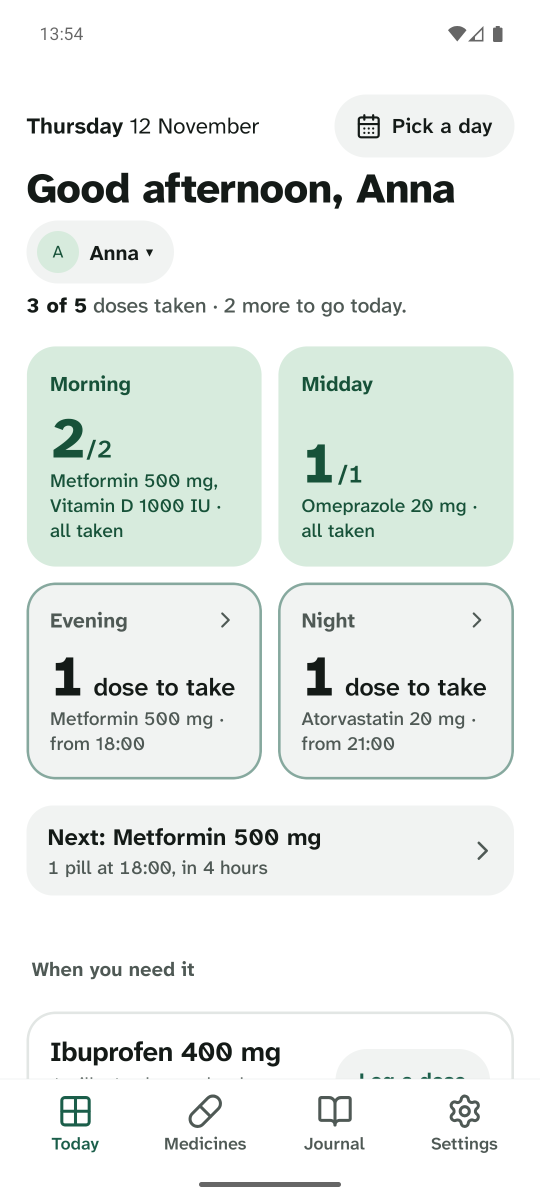
#> input picture fastlane/screenshots-raw/en-US/01-today.png, 1080 x 2400 px (shown at 1/2 size); its folder holds only this picture in this run
$ python generate-store-screenshots.py ../fastlane/screenshots-raw/en-US out
#> lines starting #> are read from the running program, lines starting #| are printed output that depends on the picture; after the words box and inside, x2 and y2 are one past the last pixel; in counts of white or black regions, pixels touching at a corner belong together
#!/usr/bin/env python3
"""
Framed Google Play phone screenshots for MyMedSchedule.

Takes raw portrait device screenshots (NN-name.png) and writes 1080x1920 (9:16) store images:
a flat brand-green canvas, a big white left-aligned caption (Atkinson Hyperlegible Next 800, at
most two lines) and the screenshot below it with rounded corners. No shadows, gradients or
device chrome (docs/DESIGN.md).

    python3 scripts/generate-store-screenshots.py \
        fastlane/screenshots-raw/en-US \
        fastlane/metadata/android/en-US/images/phoneScreenshots

Captions are matched by file name (NN-name.png); a raw file without a caption is skipped with a
warning. Add other locales by passing --locale and extending CAPTIONS.
"""
from __future__ import annotations

import argparse
import sys
from pathlib import Path

from PIL import Image, ImageDraw, ImageFont

ROOT = Path(__file__).resolve().parent.parent
FONT_800 = (
    ROOT
    / "node_modules/@expo-google-fonts/atkinson-hyperlegible-next"
    / "800ExtraBold/AtkinsonHyperlegibleNext_800ExtraBold.ttf"
)

GREEN = (0x1B, 0x5E, 0x4A)  # lib/theme.ts accent
WHITE = (0xFF, 0xFF, 0xFF)

W, H = 1080, 1920
MARGIN = 80  # left/right margin for the caption
CAPTION_TOP = 96
CAPTION_SIZE = 72
LINE_GAP = 1.12  # line height as a multiple of the font size
SHOT_GAP = 64  # caption block -> screenshot
BOTTOM = 72  # screenshot -> bottom edge
RADIUS = 40  # corner radius of the screenshot, in output pixels

CAPTIONS = {
    "en-US": {
        "01-today": "Your day in one pill box",
        "02-medicine-detail": "Everything about a medicine, at a glance",
        "03-schedules": "Schedules that fit real life",
        "04-journal": "See what you took",
        "05-family": "Look after the whole family",
        "06-reminder": "Take, snooze or skip from the reminder",
        "07-privacy": "Your data stays on your phone",
        "08-languages": "In English, Nederlands or Türkçe",
    },
}


# Optional crop box (left, top, right, bottom) in raw pixels. Keyed by file stem; applies to every
# locale. The reminder shot keeps just the notification card, edge to edge (no status bar or quick
# settings tiles above it, no empty shade below); the rounded mask stands in for its own corners.
CROPS = {
    "06-reminder": (42, 578, 1038, 983),
}

# A cropped shot wider than tall (the notification card) is shown wider than a full screen (smaller
# side margin) and sits a little above the middle of the space under the caption, so it doesn't
# look tiny or stuck to the caption.
WIDE_MARGIN = 40
WIDE_OPTICAL_CENTRE = 0.42  # share of the free space above the shot
WIDE_RADIUS = 76  # matches the notification card's own corners


def wrap(text: str, font: ImageFont.FreeTypeFont, max_w: int) -> list[str]:
    lines: list[str] = []
    for word in text.split():
        if lines and font.getlength(f"{lines[-1]} {word}") <= max_w:
            lines[-1] = f"{lines[-1]} {word}"
        else:
            lines.append(word)
    return lines


def caption_font(text: str, max_w: int) -> tuple[ImageFont.FreeTypeFont, list[str]]:
    """Largest size <= CAPTION_SIZE that fits in two lines."""
    size = CAPTION_SIZE
    while True:
        font = ImageFont.truetype(str(FONT_800), size)
        lines = wrap(text, font, max_w)
        if (len(lines) <= 2 and all(font.getlength(l) <= max_w for l in lines)) or size <= 40:
            return font, lines
        size -= 2


def rounded(img: Image.Image, radius: int) -> Image.Image:
    """Apply an anti-aliased rounded-corner alpha mask (4x supersampled)."""
    s = 4
    mask = Image.new("L", (img.width * s, img.height * s), 0)
    ImageDraw.Draw(mask).rounded_rectangle(
        (0, 0, mask.width - 1, mask.height - 1), radius=radius * s, fill=255
    )
    mask = mask.resize(img.size, Image.LANCZOS)
    out = img.convert("RGBA")
    out.putalpha(mask)
    return out


def frame(raw: Path, caption: str) -> Image.Image:
#> called with caption = 'Your day in one pill box'
    canvas = Image.new("RGB", (W, H), GREEN)
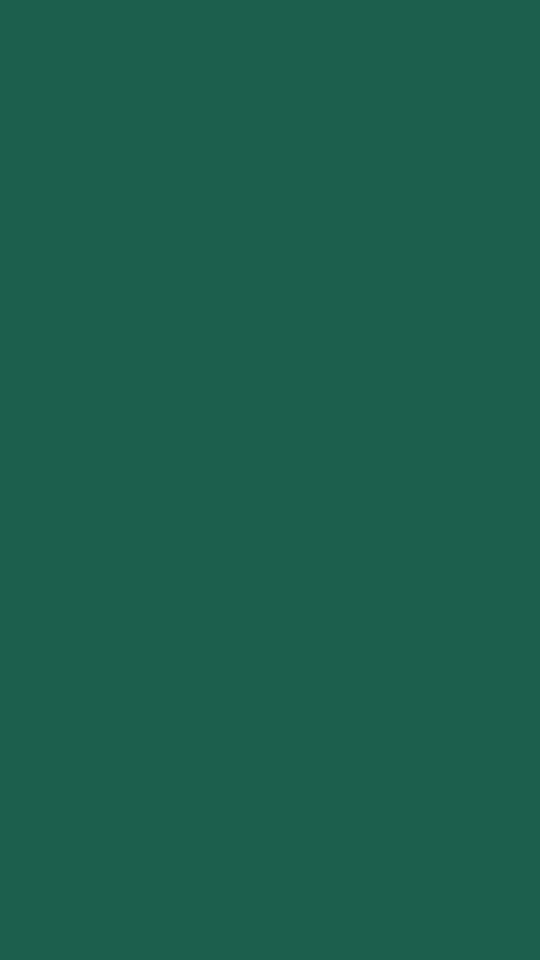
#> canvas: PIL image 1080x1920 RGB (shown at 1/2 size); mean R, G, B 27, 94, 74
    d = ImageDraw.Draw(canvas)

    # Caption: always reserve two lines so every screenshot sits at the same height.
    font, lines = caption_font(caption, W - 2 * MARGIN)
    line_h = round(CAPTION_SIZE * LINE_GAP)
    first_baseline = CAPTION_TOP + round(CAPTION_SIZE * 0.75)  # ~cap height of the full size
    for i, line in enumerate(lines):
        d.text((MARGIN, first_baseline + i * line_h), line, font=font, fill=WHITE, anchor="ls")
    caption_bottom = CAPTION_TOP + 2 * line_h

    shot = Image.open(raw).convert("RGB")
#> shot is the input picture: PIL image 1080x2400 RGB; mean R, G, B 234.9, 239.5, 236.7
    crop = CROPS.get(raw.stem)
    if crop:
        shot = shot.crop(crop)
    top = caption_bottom + SHOT_GAP
    max_h = H - BOTTOM - top
    wide = shot.width > shot.height
#> wide = False
    max_w = W - 2 * (WIDE_MARGIN if wide else MARGIN)
#> max_w = 920
    scale = min(max_h / shot.height, max_w / shot.width)
#> scale = 0.636
    size = (round(shot.width * scale), round(shot.height * scale))
#> size = (687, 1526)
    if wide:
        top += round((max_h - size[1]) * WIDE_OPTICAL_CENTRE)
    shot = rounded(shot.resize(size, Image.LANCZOS), WIDE_RADIUS if wide else RADIUS)
#> in rounded, `mask = Image.new("L", (img.width * s, img.height * s), 0)`: mask: PIL image 2748x6104 L; every value is 0
#> in rounded, `ImageDraw.Draw(mask).rounded_rectangle( (0, 0, mask.width - 1, mask.he..`:
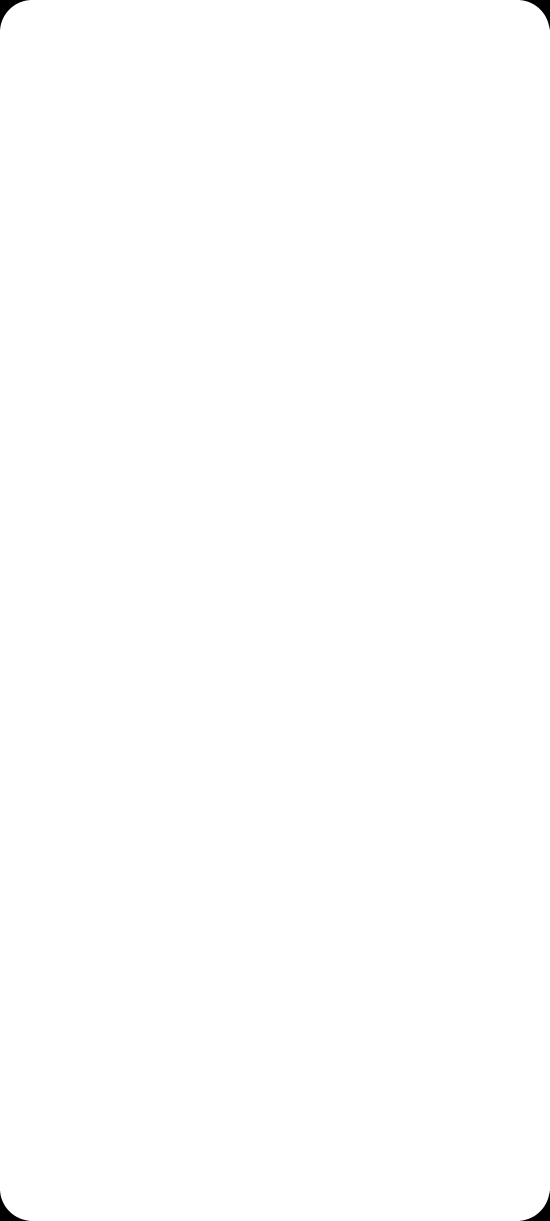
#> mask: PIL image 2748x6104 L (shown at 1/5 size); 99.9% white; 4 black regions, box (x1, y1, x2, y2) and area: (0, 0, 148, 148) 5541, (2600, 0, 2748, 148) 5541, (0, 5956, 148, 6104) 5541, (2600, 5956, 2748, 6104) 5541
#> in rounded, `out = img.convert("RGBA")`:
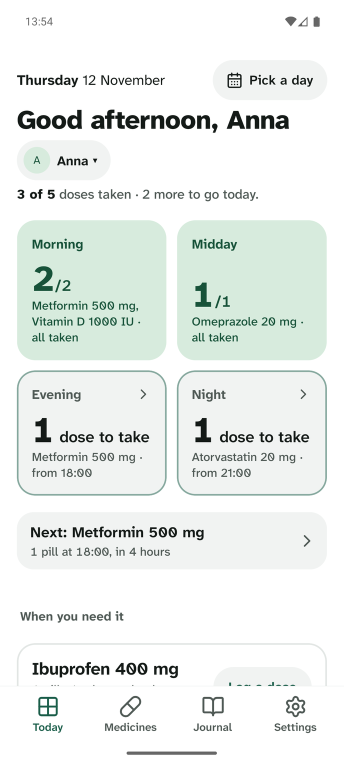
#> out: PIL image 687x1526 RGBA (shown at 1/2 size); mean R, G, B, A 234.8, 239.4, 236.6, 255
    canvas.paste(shot, ((W - size[0]) // 2, top), shot)
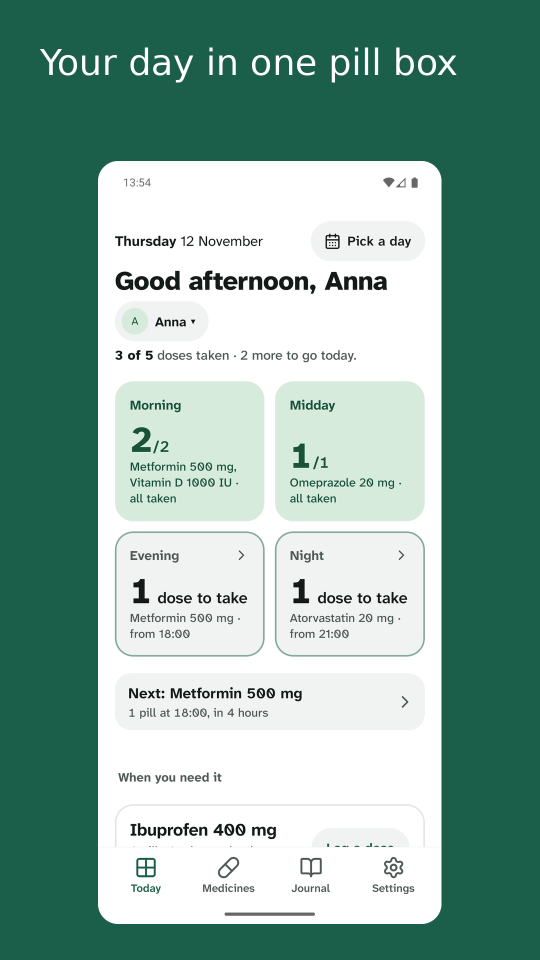
#> canvas: PIL image 1080x1920 RGB (shown at 1/2 size); mean R, G, B 133.1, 168.2, 157
    return canvas


def main() -> int:
    ap = argparse.ArgumentParser(description=__doc__, formatter_class=argparse.RawDescriptionHelpFormatter)
    ap.add_argument("raw_dir", type=Path)
    ap.add_argument("out_dir", type=Path)
    ap.add_argument("--locale", default="en-US", choices=sorted(CAPTIONS))
    args = ap.parse_args()

    captions = CAPTIONS[args.locale]
    args.out_dir.mkdir(parents=True, exist_ok=True)
    raws = sorted(args.raw_dir.glob("*.png"))
    if not raws:
        print(f"No PNGs in {args.raw_dir}", file=sys.stderr)
        return 1
    for raw in raws:
        caption = captions.get(raw.stem)
        if caption is None:
            print(f"skip {raw.name}: no caption for '{raw.stem}'", file=sys.stderr)
            continue
        out = args.out_dir / raw.name
        frame(raw, caption).save(out, "PNG", optimize=True)
        print(out)
    return 0


if __name__ == "__main__":
    sys.exit(main())
#> (the program exits here)

$ run again, on fastlane/screenshots-raw/en-US/02-medicine-detail.png
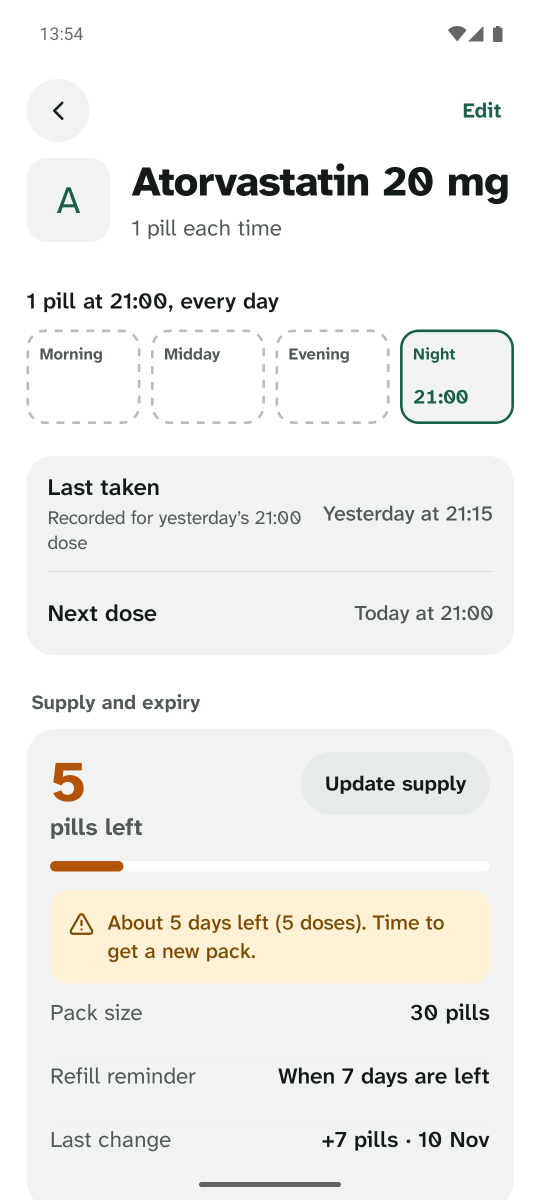
#> input picture fastlane/screenshots-raw/en-US/02-medicine-detail.png, 1080 x 2400 px (shown at 1/2 size)
#> in frame, shot is the input picture: PIL image 1080x2400 RGB; mean R, G, B 240.8, 240.9, 238.2
#> in rounded, `out = img.convert("RGBA")`:
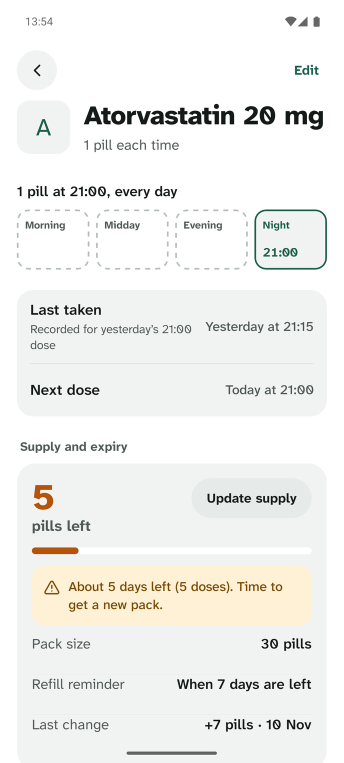
#> out: PIL image 687x1526 RGBA (shown at 1/2 size); mean R, G, B, A 240.7, 240.8, 238.2, 255
#> in frame, `canvas.paste(shot, ((W - size[0]) // 2, top), shot)`:
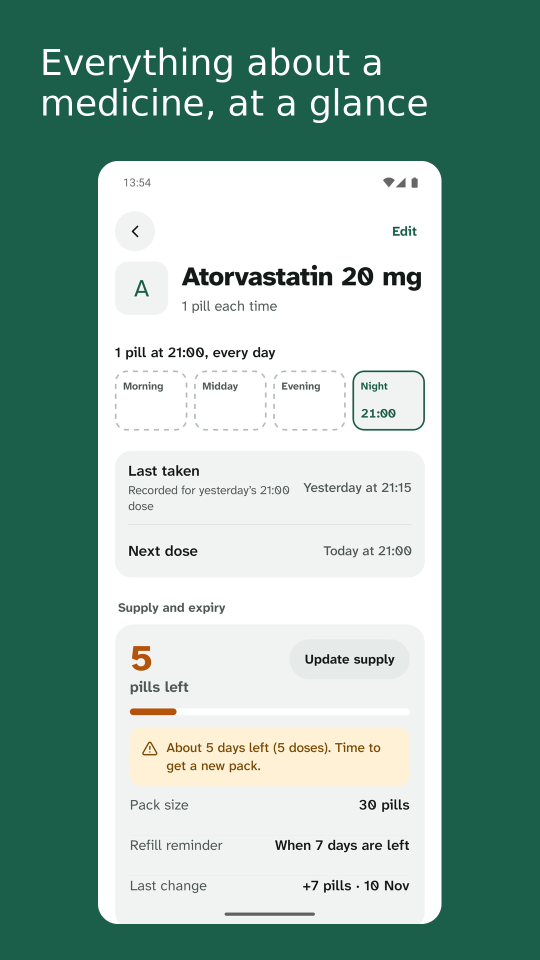
#> canvas: PIL image 1080x1920 RGB (shown at 1/2 size); mean R, G, B 137.1, 169.7, 158.7
